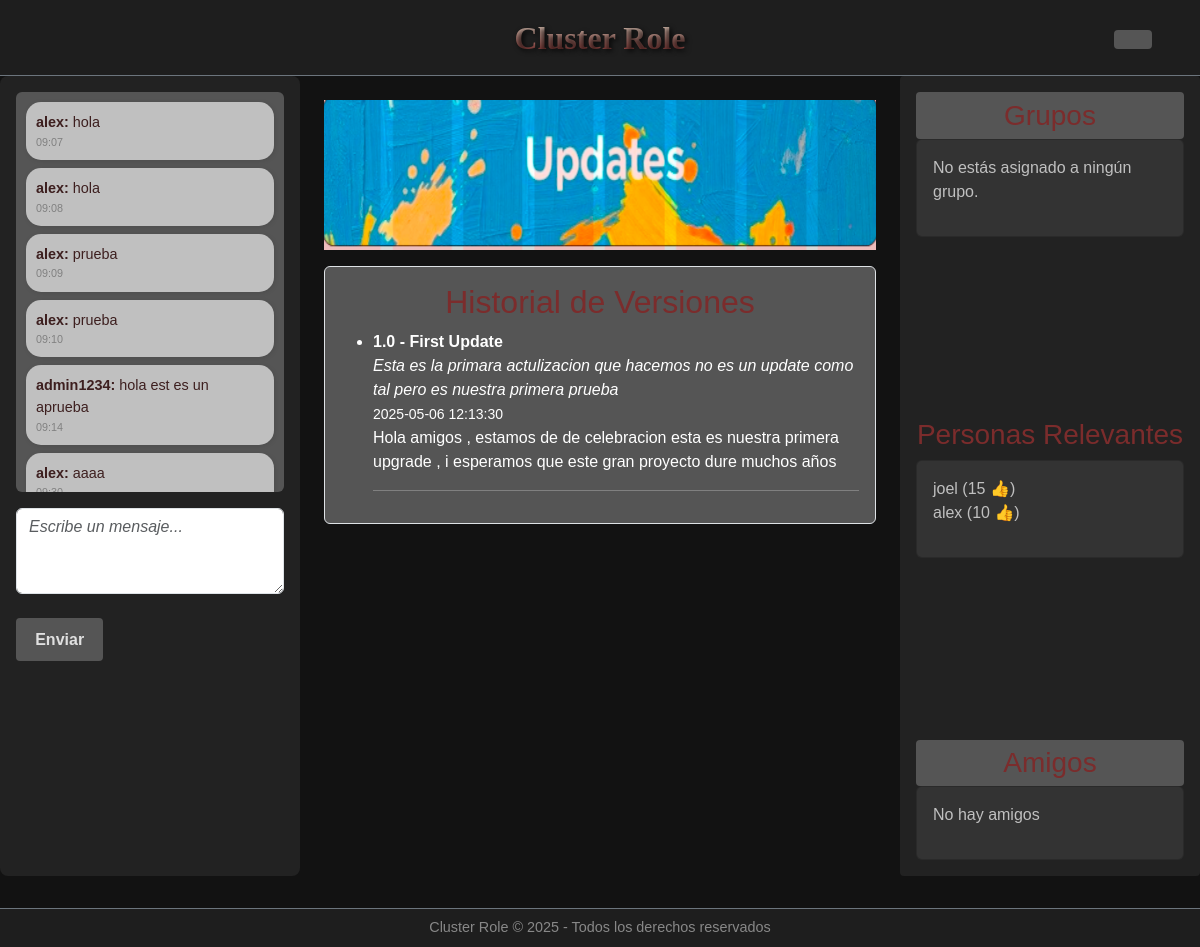
/plana_usuari/usuario.php (signed in), run on an earlier commit of the app's database.
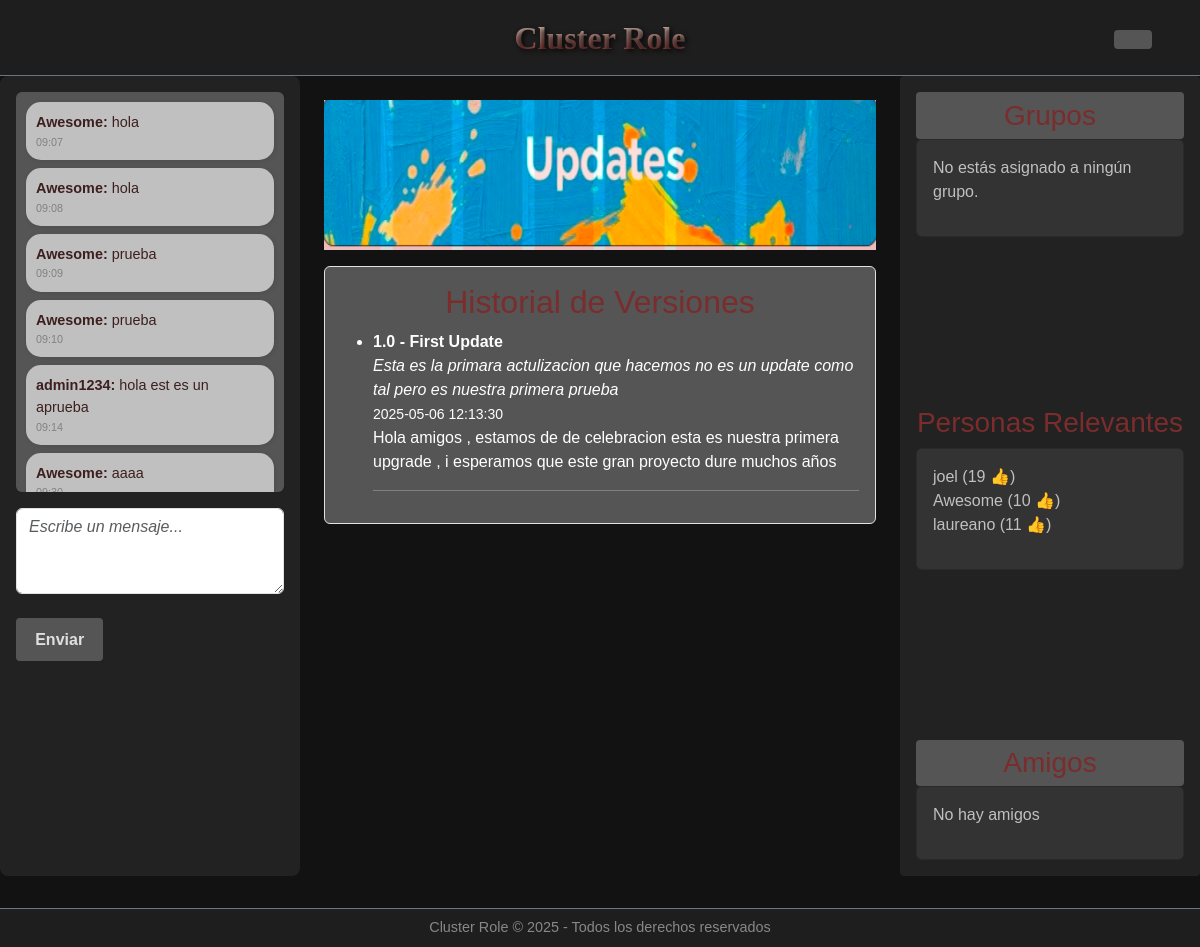
And on a later commit of the database.
### tables this page shows
CREATE TABLE IF NOT EXISTS `chat` (
  `id_chat` int NOT NULL AUTO_INCREMENT,
  `id_user` int DEFAULT NULL,
  `text` varchar(100) DEFAULT NULL,
  `date` datetime DEFAULT CURRENT_TIMESTAMP,
  PRIMARY KEY (`id_chat`),
  KEY `id_user` (`id_user`)
);

CREATE TABLE IF NOT EXISTS `usuarios` (
  `id_user` int NOT NULL AUTO_INCREMENT,
  `user_name` varchar(20) DEFAULT NULL,
  `contraseña` varchar(100) DEFAULT NULL,
  `email` varchar(20) DEFAULT NULL,
  `creation_date` datetime DEFAULT CURRENT_TIMESTAMP,
  `estado` varchar(200) NOT NULL,
  `positivo` int DEFAULT '0',
  `negativo` int DEFAULT '0',
  `profile_photo` blob,
  `premium` tinyint(1) DEFAULT NULL,
  `baneo` tinyint(1) DEFAULT NULL,
  `administrador` tinyint(1) DEFAULT NULL,
  PRIMARY KEY (`id_user`)
);

CREATE TABLE IF NOT EXISTS `update_log` (
  `id_update` int NOT NULL AUTO_INCREMENT,
  `title` varchar(200) DEFAULT NULL,
  `version` varchar(200) DEFAULT NULL,
  `short_explanation` varchar(100) DEFAULT NULL,
  `long_explanation` varchar(500) DEFAULT NULL,
  `date` datetime DEFAULT CURRENT_TIMESTAMP,
  PRIMARY KEY (`id_update`)
);

### plana_usuari/obtener_mensajes.php (the view, shortened to what this page needs)
<?php
include 'conexion.php';
$consulta = "
  SELECT chat.text, chat.date, usuarios.user_name
  FROM chat
  JOIN chat_usuarios ON chat.id_chat = chat_usuarios.id_chat
  JOIN usuarios ON chat_usuarios.id_usuarios = usuarios.id_user
";
$resultado = $conn->query($consulta);
if ($resultado && $resultado->num_rows > 0) {
  while ($row = $resultado->fetch_assoc()) {
    echo '<div class="chat-bubble mb-2" style=" background-color: #c0c0c0;">';
    echo '<strong style="background-color: #c0c0c0;">' . htmlspecialchars($row['user_name']) . ':</strong> ';
    echo htmlspecialchars($row['text']);
    echo '<div style="font-size: 0.75em; color: gray; background-color: #c0c0c0;">' . date('H:i', strtotime($row['date'])) . '</div>';
    echo '</div>';
  }
} else {
  echo '<div class="alerta mb-2">No hay mensajes aún.</div>';
}
?>

### plana_usuari/mostrar_versiones.php (shortened to what this page needs)
<?php
include 'conexion.php';
$sql = "SELECT * FROM update_log ORDER BY date DESC";
$result = $conn->query($sql);
if ($result->num_rows > 0) {
    echo "<ul class='mb-0'>";
    while ($row = $result->fetch_assoc()) {
        echo "<li><strong>{$row['version']} - {$row['title']}</strong><br>";
        echo "<em>{$row['short_explanation']}</em><br>";
        echo "<small>{$row['date']}</small><br>";
        echo "<p>{$row['long_explanation']}</p></li><hr>";
    }
    echo "</ul>";
} else {
    echo "<p>No hay versiones registradas.</p>";
}
?>

### plana_usuari/datos_relevantes.php
<?php
include 'conexion.php';
$query = "SELECT user_name, positivo
FROM usuarios
WHERE positivo >= 8;
";
$result = $conn->query($query);
if ($result && $result->num_rows > 0) {
  while ($row = $result->fetch_assoc()) {
    echo "<li>" . htmlspecialchars($row['user_name']) . " (" . $row['positivo'] . " 👍)</li>";
  }
} else {
  echo "<li>No hay usuarios destacados</li>";
}
?>

What changed in the data, as far as the page shows it:
changed through a linked row, chat (number 1 of 6 on the later page): id_user.user_name "alex" → "Awesome"
changed through a linked row, chat (number 2 of 6 on the later page): id_user.user_name "alex" → "Awesome"
changed through a linked row, chat (number 3 of 6 on the later page): id_user.user_name "alex" → "Awesome"
changed through a linked row, chat (number 4 of 6 on the later page): id_user.user_name "alex" → "Awesome"
changed through a linked row, chat "aaaa": id_user.user_name "alex" → "Awesome"
changed usuarios "joel": positivo "15" → "19"
changed usuarios: user_name "alex" → "Awesome"
now on this page (row edited): usuarios: user_name "laureano", positivo "11"
